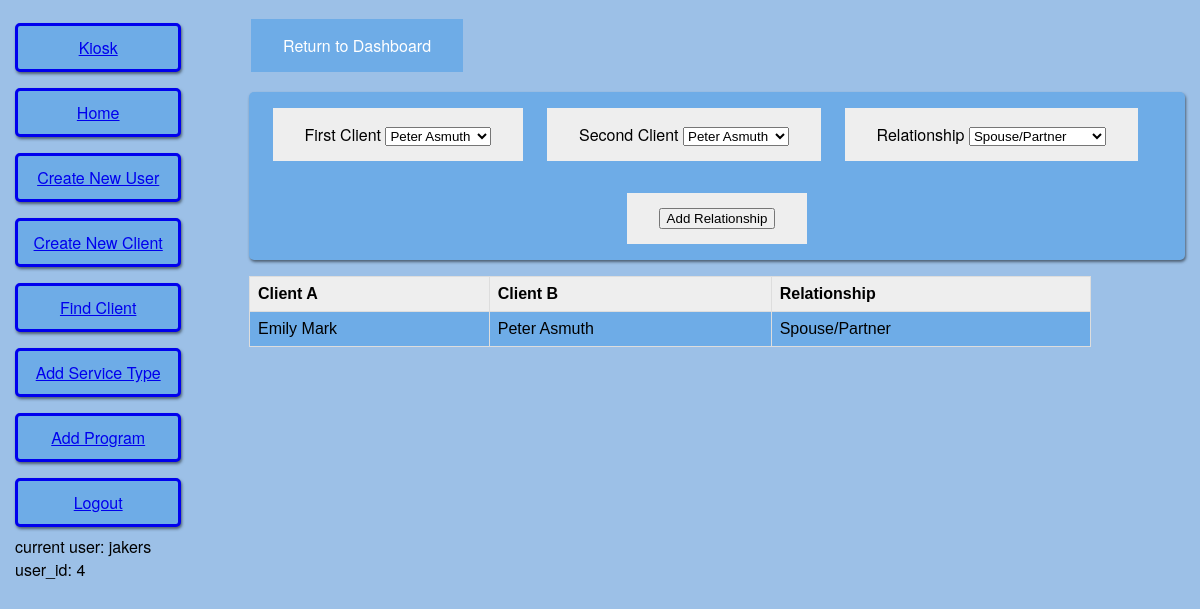
/create_relationship_2 (signed in), run on an earlier commit of the app's database.
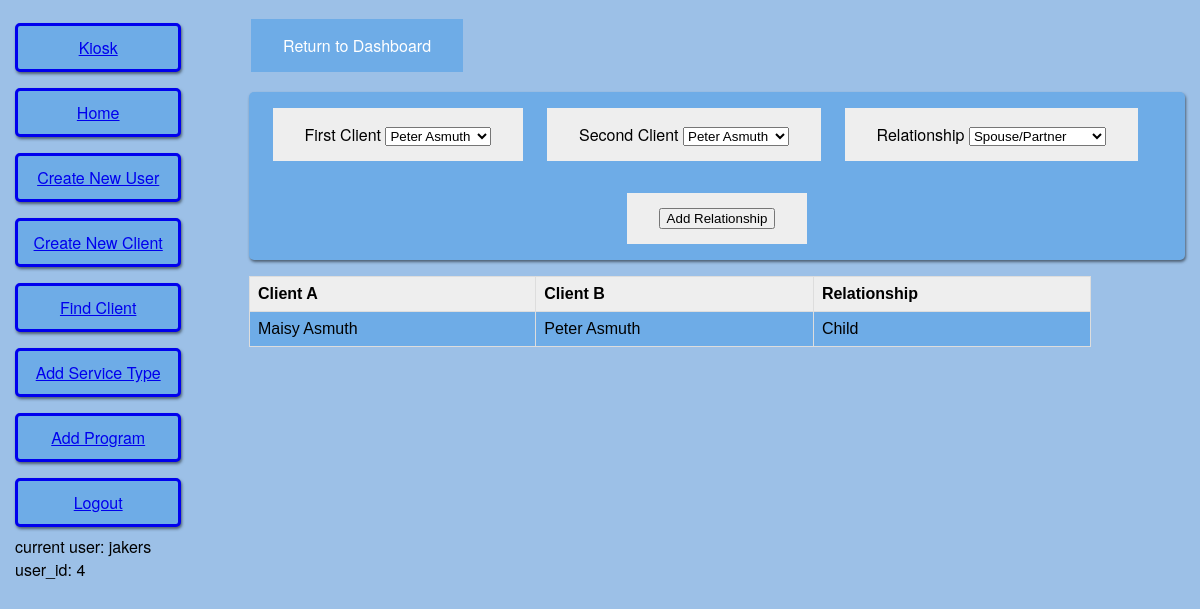
And on a later commit of the database.
### app/models.py (models this page shows, shortened)
class ClientRelationship(db.Model):
	id = db.Column(db.Integer, primary_key = True)
	client_a_id = db.Column(db.Integer, db.ForeignKey('client.id'))
	client_b_id = db.Column(db.Integer, db.ForeignKey('client.id'))
	a_to_b_relation = db.Column(db.Integer, db.ForeignKey('relationship.id'))
	relationship = db.relationship('Relationship', uselist=False)
	client_a = db.relationship('Client', foreign_keys=[client_a_id])
	client_b = db.relationship('Client', foreign_keys=[client_b_id])
	created_date = db.Column(db.DateTime, index = True, default = datetime.utcnow)
	created_by = db.Column(db.Integer, db.ForeignKey('user.id'))
	user = db.relationship('User', uselist = False)

class Client(db.Model):
	id = db.Column(db.Integer, primary_key = True)
	first_name = db.Column(db.String(20))
	middle_name = db.Column(db.String(20))
	last_name = db.Column(db.String(20))
	SSN = db.Column(db.String(11))
	veteran = db.Column(db.Boolean)
	activeMilitary = db.Column(db.Boolean)
	disability = db.Column(db.Boolean)
	foreignBorn = db.Column(db.Boolean)
	ethnicity = db.Column(db.Integer, db.ForeignKey('ethnicity.id'))
	gender = db.Column(db.Integer, db.ForeignKey('gender.id'))
	dob = db.Column(db.Date)
	created_date = db.Column(db.DateTime, index = True, default = datetime.utcnow)
	created_by = db.Column(db.Integer, db.ForeignKey('user.id'))
	gen = db.relationship('Gender', uselist = False)
	race = db.relationship('ClientRace', uselist = False)
	user = db.relationship('User', uselist = False)
	eth = db.relationship('Ethnicity', uselist = False)

class Relationship(db.Model):
	id = db.Column(db.Integer, primary_key = True)
	relationship = db.Column(db.String(15))

### app/routes.py (the view, shortened to what this page needs)
@app.route('/create_relationship_<clientid>', defaults = {'second_client':None}, methods = ['GET','POST'])
@app.route('/create_relationship_<clientid>_<second_client>', methods = ['GET','POST'])
@login_required
def create_relationship(clientid, second_client):
	form = CreateRelationship()
	rels = ClientRelationship.query.filter(ClientRelationship.client_a_id == clientid).all()
	return render_template('create_relationship.html', title = 'Create Relationship', data = rels, form = form, cid = clientid)

### app/forms.py (shortened to what this page needs)
class CreateRelationship(FlaskForm):
	form_title = 'Create Relationship'
	client_choices = [(c.id, str(c.first_name)+' '+str(c.last_name)) for c in Client.query.all()]
	rel_choices = [(r.id, r.relationship) for r in Relationship.query.all()]
	first_client = SelectField('First Client', choices = client_choices, coerce = int, validators=[DataRequired()])
	second_client = SelectField('Second Client', choices = client_choices, coerce = int, validators=[DataRequired()])
	relationship = SelectField('Relationship', choices = rel_choices, coerce = int, validators = [DataRequired()])
	submit = SubmitField('Add Relationship')

### app/models.py (called while the page is built)
@login.user_loader
def load_user(id):
	return User.query.get(int(id))

### app/templates/create_relationship.html (shortened to what this page needs)
{% extends "base.html" %}
{% block content %}
    <form action="" method="post">
        <div class="formFields">
            {% for field in form %}
                {% if ((field.type != 'CSRFTokenField') and (field.type != 'SubmitField')) %}
                <div class="formElement">
                    {{ field.label() }}
                    {{ field() }} <br>
                </div>
                {% endif %}
            {% endfor %}<br>
            <div class="formElement">
            {{ form.submit() }}
            </div>
        </div>
    </form>
    {% if data %}
        <table class="clientView">
        <tr>
            <th>Client A</th>
            <th>Client B</th>
            <th>Relationship</th>
        </tr>
        {% for r in data %}
        <tr>
            <td>{{ r.client_a.first_name }} {{ r.client_a.last_name }}</td>
            <td>{{ r.client_b.first_name }} {{ r.client_b.last_name }}</td>
            <td>{{ r.relationship.relationship }}</td>
        </tr>
        {% endfor%}
    </table>
    {% endif %}
{% endblock %}

What changed in the data, as far as the page shows it:
changed ClientRelationship "Asmuth": client_a.first_name "Emily" → "Maisy"; client_a.last_name "Mark" → "Asmuth"; relationship.relationship "Spouse/Partner" → "Child"
